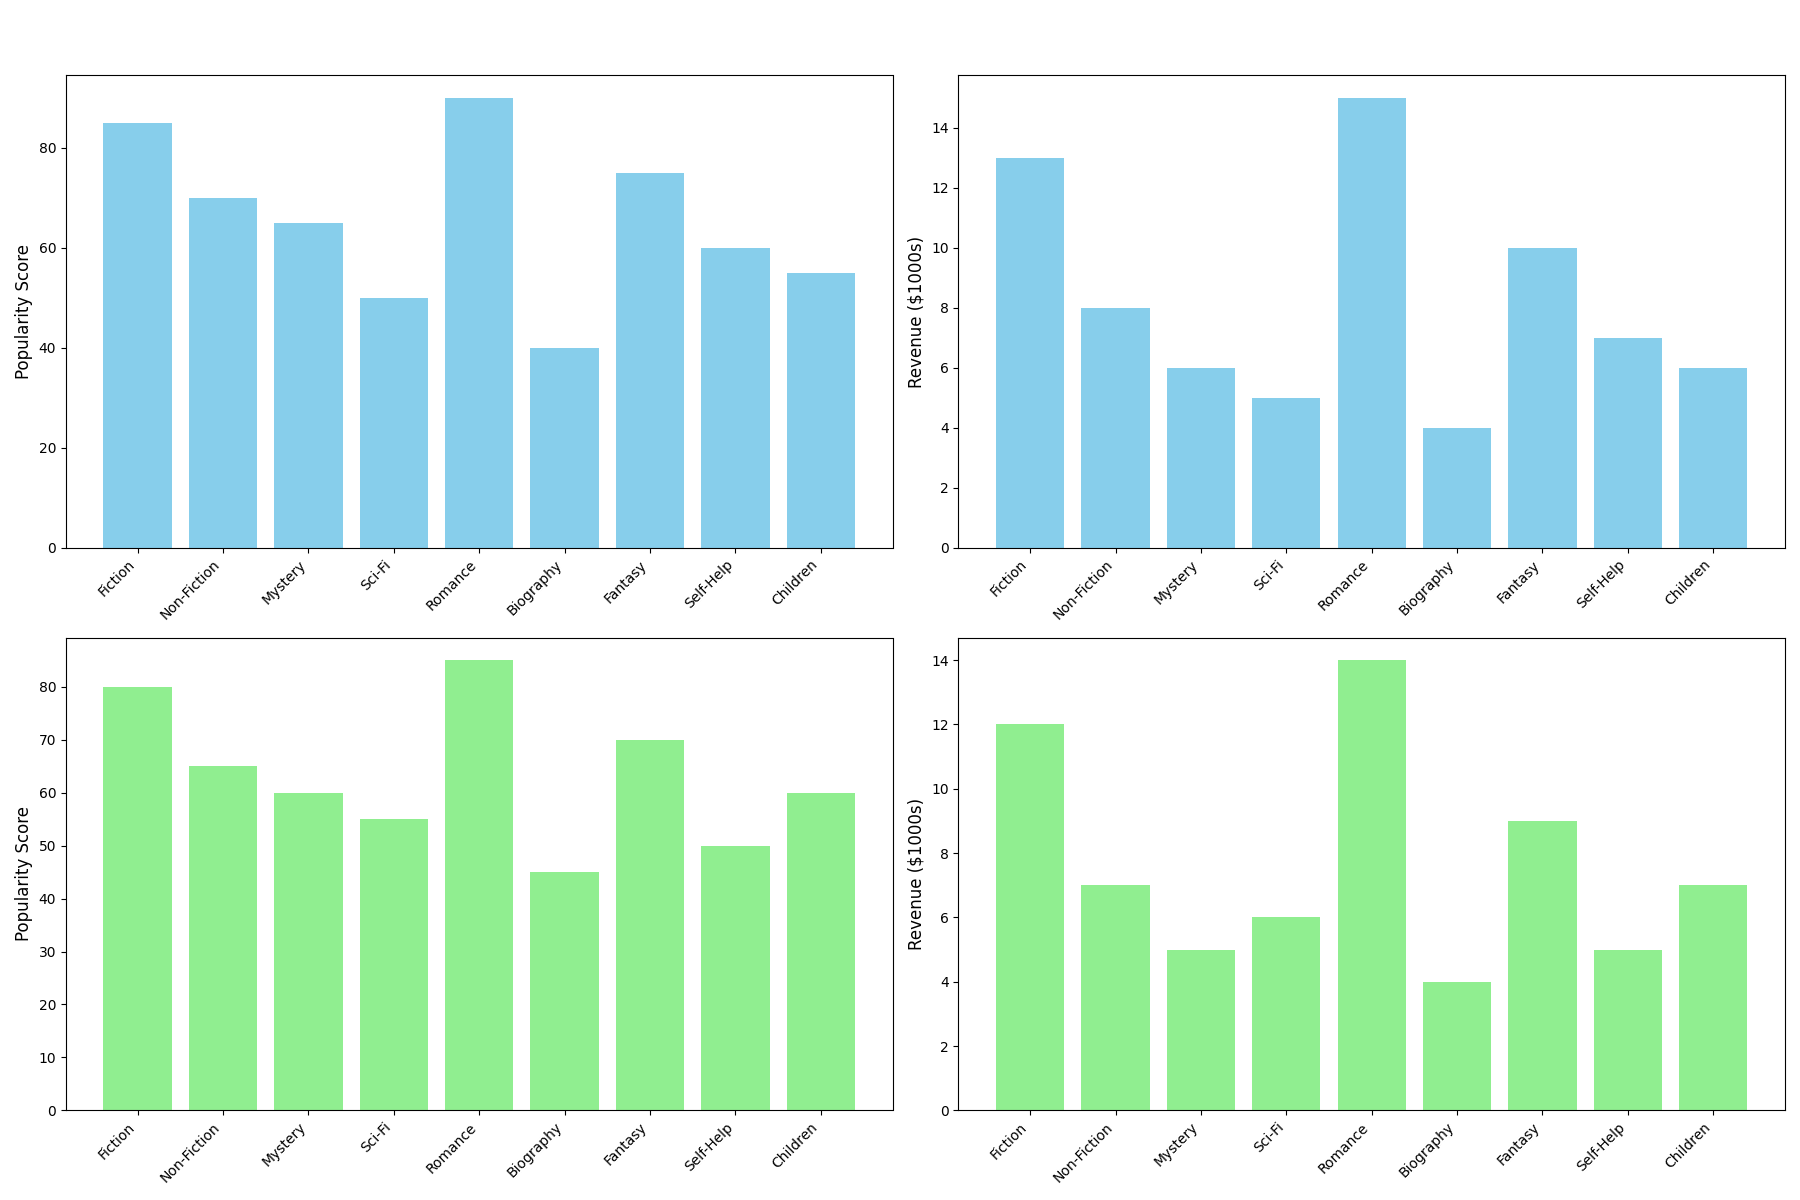

Python code for this plot:
import matplotlib.pyplot as plt
import numpy as np

genres = ['Fiction', 'Non-Fiction', 'Mystery', 'Sci-Fi', 'Romance', 'Biography', 'Fantasy', 'Self-Help', 'Children']

popularity_downtown = [85, 70, 65, 50, 90, 40, 75, 60, 55]
monthly_revenue_downtown = [13, 8, 6, 5, 15, 4, 10, 7, 6]
popularity_uptown = [80, 65, 60, 55, 85, 45, 70, 50, 60]
monthly_revenue_uptown = [12, 7, 5, 6, 14, 4, 9, 5, 7]

fig, axes = plt.subplots(2, 2, figsize=(18, 12))

axes[0, 0].bar(genres, popularity_downtown, color='skyblue')
axes[0, 0].set_ylabel('Popularity Score', fontsize=12)
axes[0, 0].set_xticklabels(genres, rotation=45, ha='right')

axes[0, 1].bar(genres, monthly_revenue_downtown, color='skyblue')
axes[0, 1].set_ylabel('Revenue ($1000s)', fontsize=12)
axes[0, 1].set_xticklabels(genres, rotation=45, ha='right')

axes[1, 0].bar(genres, popularity_uptown, color='lightgreen')
axes[1, 0].set_ylabel('Popularity Score', fontsize=12)
axes[1, 0].set_xticklabels(genres, rotation=45, ha='right')

axes[1, 1].bar(genres, monthly_revenue_uptown, color='lightgreen')
axes[1, 1].set_ylabel('Revenue ($1000s)', fontsize=12)
axes[1, 1].set_xticklabels(genres, rotation=45, ha='right')

plt.tight_layout(rect=[0, 0, 1, 0.95])
plt.show()
